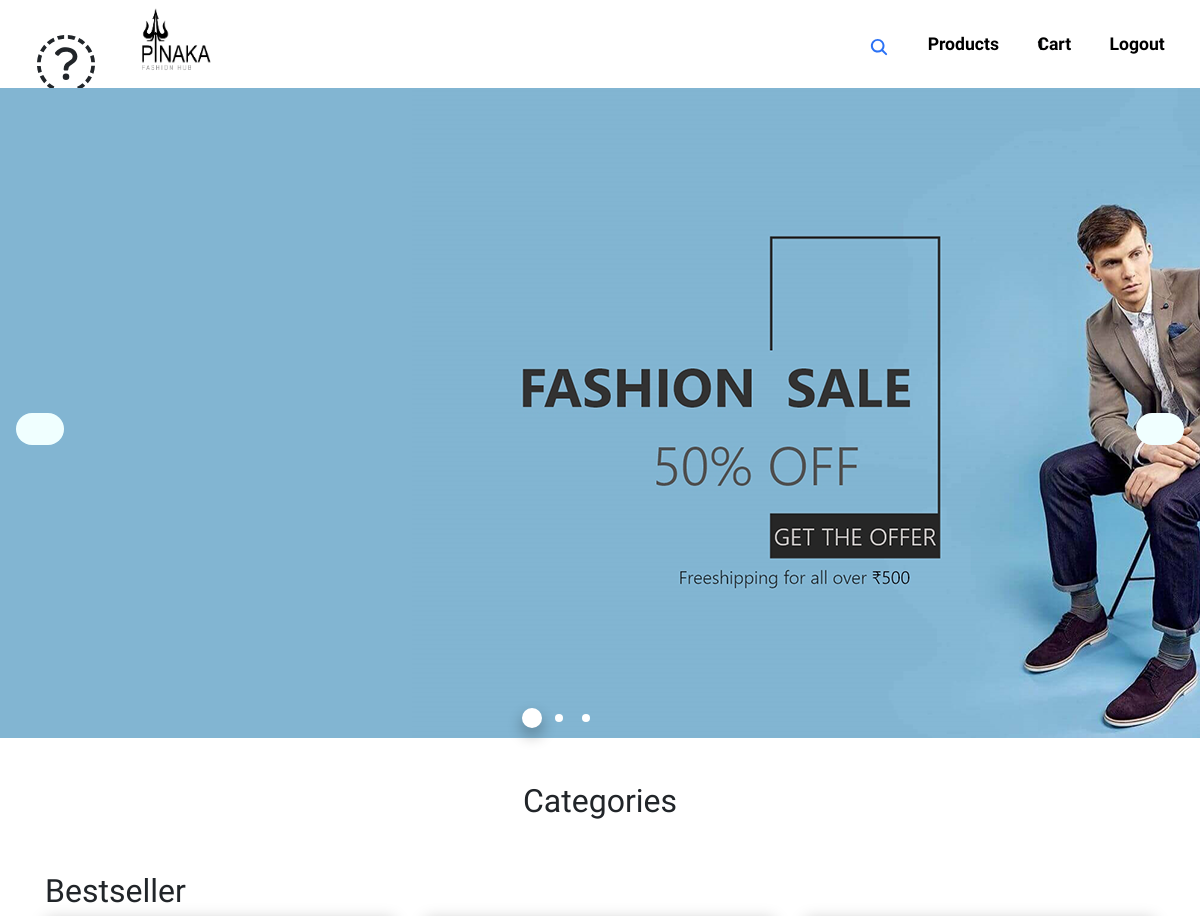
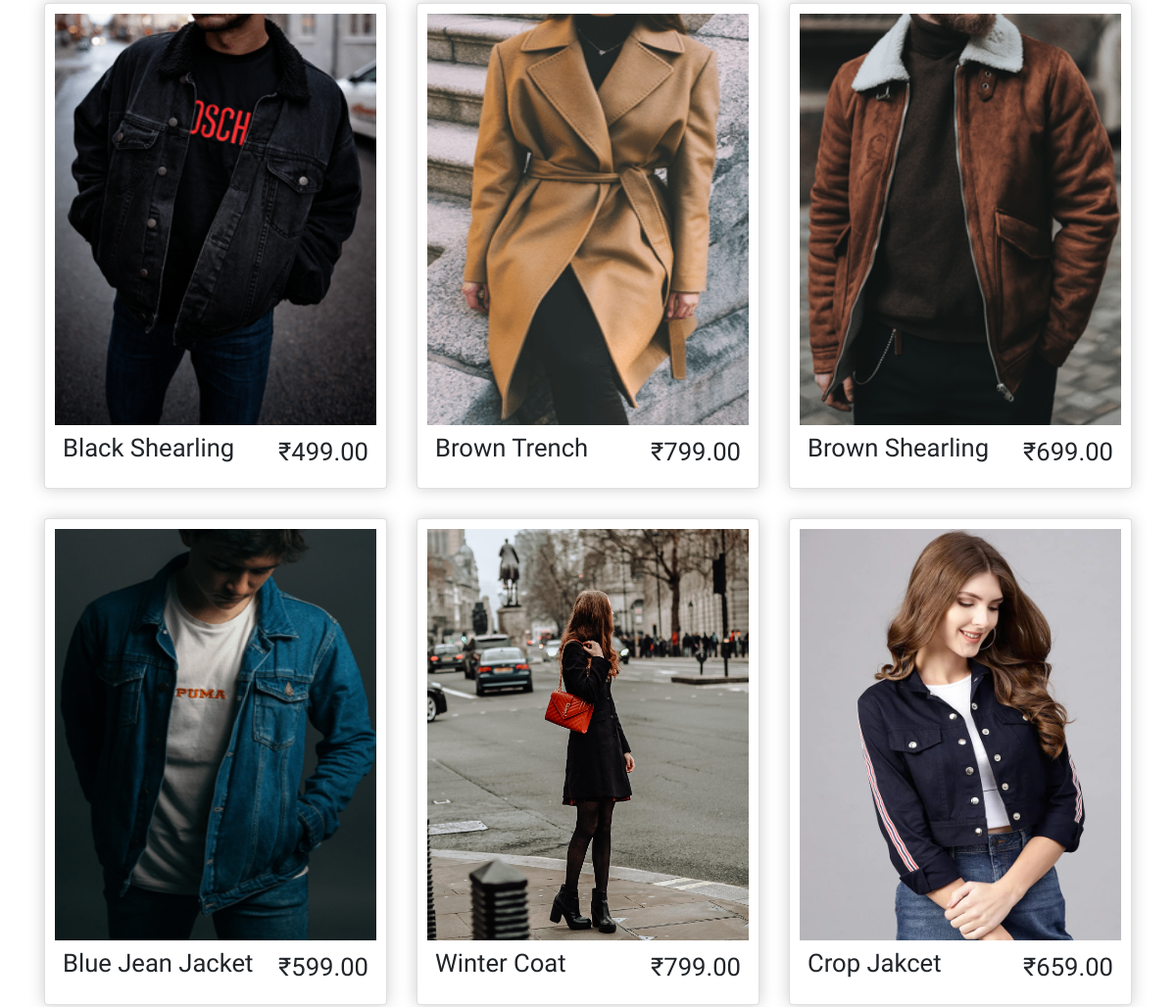
Before: / (signed in, upper part) with the older database file (2 pictures, top to bottom).
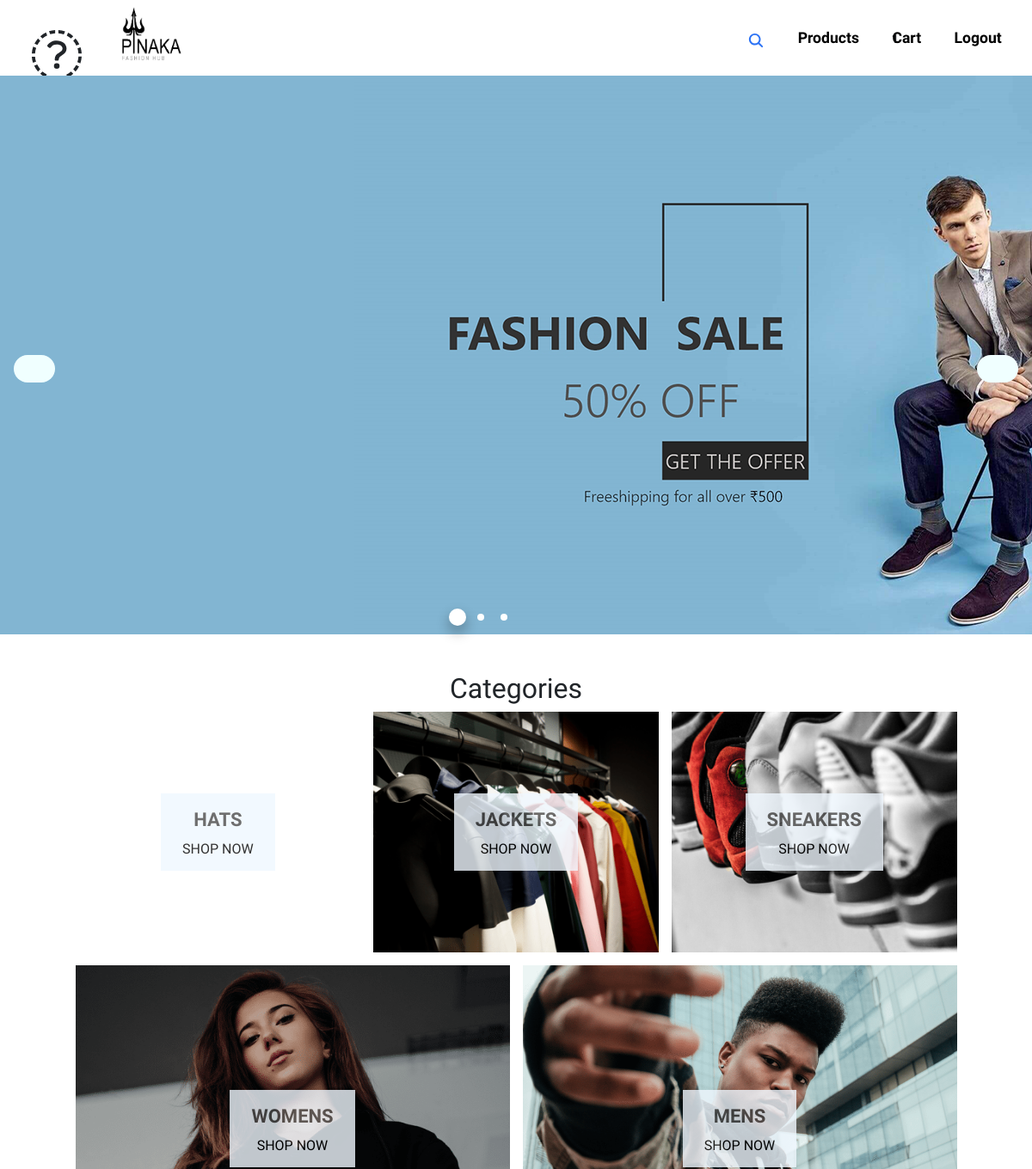
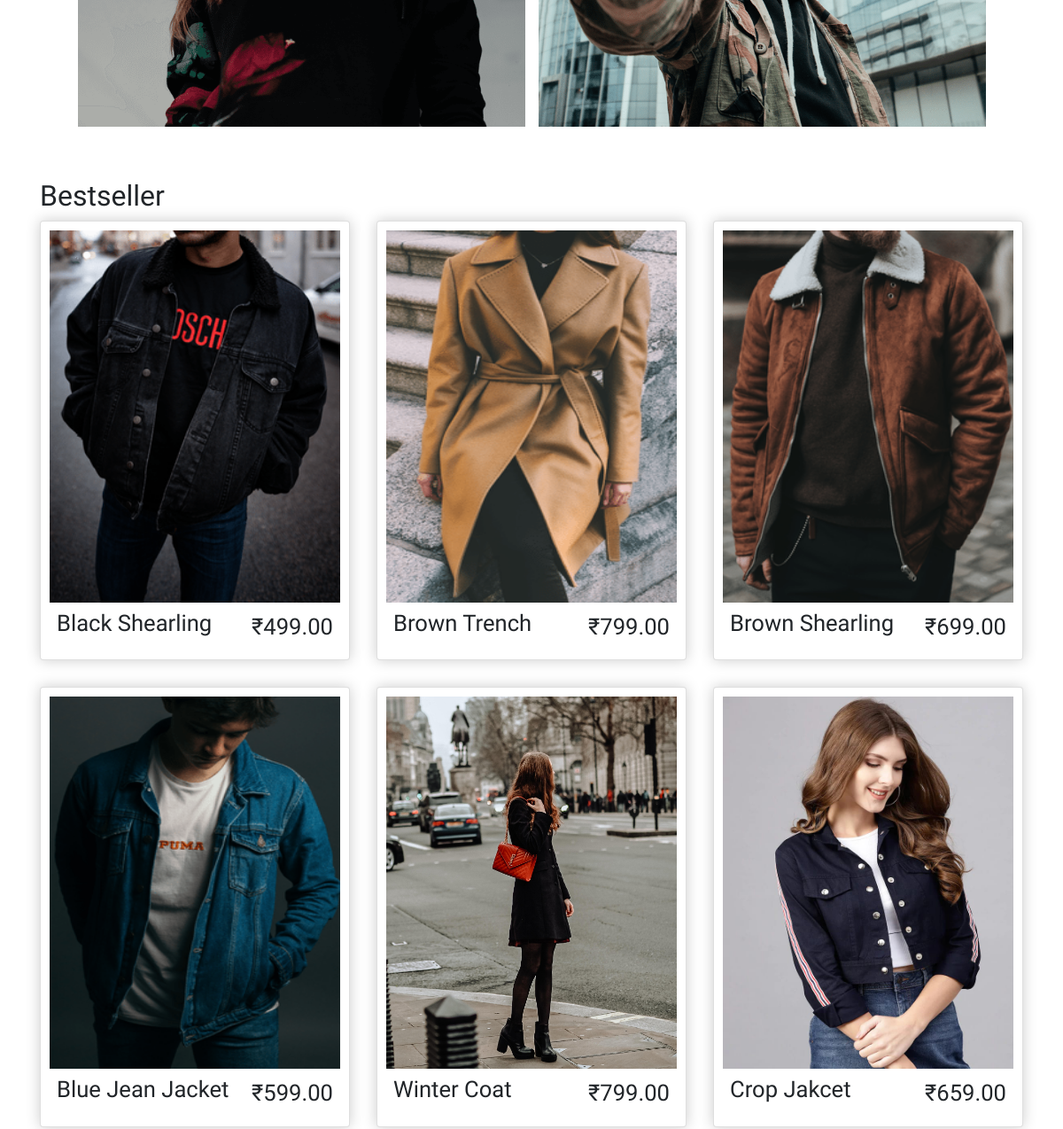
After: the same page with the newer database file (2 pictures, top to bottom).
### store/models.py (models this page shows, shortened)
class Product(models.Model):
    name=models.CharField(max_length=200,null=True)
    category=models.ForeignKey(Categorie,on_delete=models.SET_NULL,blank=True,null=True)
    price=models.FloatField()
    digital=models.BooleanField(default=False,null=True,blank=False)
    image=models.ImageField(null=True,blank=True)
    @property
    def imageURL(self):
        try:
            url=self.image.url #chk
        except:
            url=' '
        return url

class Categorie(models.Model):
    sizes = (('small','small'),('large','large'))
    title = models.CharField(max_length=50,null=False)
    image = models.ImageField(null=True,blank=True)
    size = models.CharField(max_length=5,choices=sizes,default='small')
    @property
    def imageURL(self):
        try:
            url=self.image.url #chk
        except:
            url=' '
        return url

### store/views.py (the view)
# urls.py: path('',views.store,name="store"),
@login_required(login_url='loginPage')
def store(request):
    if request.user.is_authenticated:
        customer=request.user.customer
        order,created=Order.objects.get_or_create(customer=customer,complete=False)
        items=order.orderitem_set.all()
        cartItems=order.get_cart_items
    else:
        items=[]
        order={'get_cart_total':0,'get_cart_items':0,'shipping':False}
        cartItems=order['get_cart_items']
    products=Product.objects.all()[:6]
    categories = Categorie.objects.all()
    context={'categories':categories, 'products':products,'cartItems':cartItems}
    return render(request,'store/store.html',context)

### store/models.py (called while the page is built)
    @property
    def get_cart_items(self):
        orderitems =self.orderitem_set.all()
        total=sum([item.quantity for item in orderitems])
        return total

### store/templates/store/store.html (shortened to what this page needs)
{% extends 'store/main.html' %}
{% load static %}
{% block content %}
<main>
    <div class="conatiner-fluid">
        <div class="slider">
            <div class="slider-one">
                <div>
                    <img src="{% static 'images/web1.png'%}" alt="placeholder">
                </div>
            </div>
            <div class="slider-btn">
                <span class="prev position-top"></span>
                <span class="next position-top right-0"></span>
            </div>
        </div>
    </div>
</main>
<br>
<div class="categories">
    <h2>Categories</a></h2>
    <div class="menu">
        {% for category in categories %}
        <div class='menuitem {{category.size}}'>
            <div class='item-content'>
                <div class='title'>{{category.title}}</div>
                <span class='subtitle'><a href="category/?category={{category.id}}">SHOP NOW</a></span>
            </div>
        </div>
        {% endfor %}
    </div>
</div>
<br>
<div class="container">
    <h2>Bestseller</h2>
    <div class="product">
        {% for product in products %}
        <div class="box-element card">
            <div class="img">
                <img src="{{product.imageURL}}" alt="Network Problem">
            </div>
            <div class="content">
                <h1>{{product.name}}</h1>
                <span class="price">₹{{product.price|floatformat:2}}</span>
            </div>
        </div>
        {% endfor %}
    </div>
</div>
{% endblock content %}

Changed rows visible on the page:
added Categorie: title "HATS"
added Categorie: title "JACKETS"
added Categorie: title "SNEAKERS"
added Categorie: title "WOMENS"
added Categorie: title "MENS"
